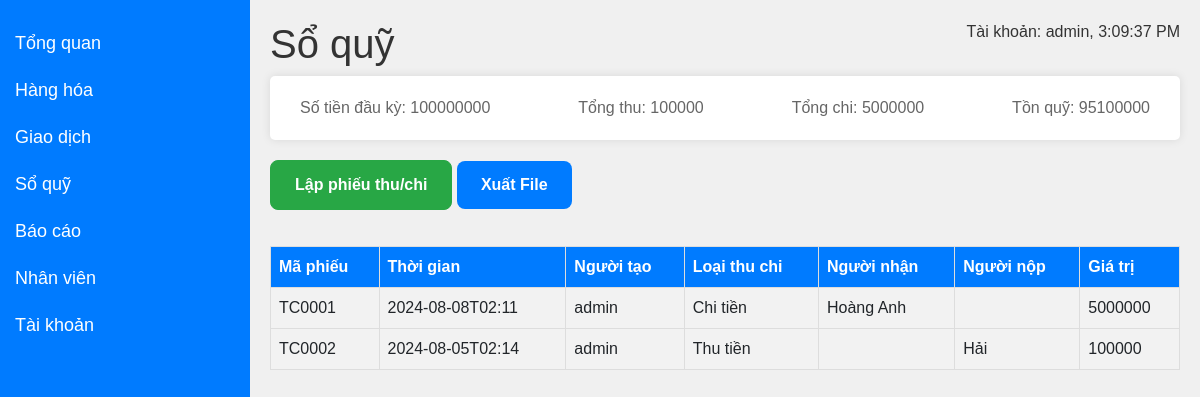
Page /treasury (signed in) on the committed database.
### db.py (models this page shows)
class Treasury(db.Model):
    __tablename__ = 'treasury'
    id_treasury = db.Column(db.Integer, primary_key=True)
    date = db.Column(db.String(255), nullable=False)
    type_treasury = db.Column(db.String(255), nullable=True)
    receiver = db.Column(db.String(255), nullable=True)
    submitter = db.Column(db.String(255), nullable=True)
    value = db.Column(db.Integer, nullable=True)
    note = db.Column(db.String(255), nullable=True)
    user_create = db.Column(db.String(255), nullable=False)

### app.py (the view)
@app.route("/treasury", methods=["GET"])
def admin_treasury():
    if "user_id" in session and session["usertype"] == "admin":
        user = Register.query.filter_by(id=session["user_id"]).first()
        if user:
            treasurys = get_treasurys()
            opening_balance, total_income, total_expense, closing_balance = (
                cacul_treasury()
            )
            return render_template(
                "admin/treasury.html",
                user_name=user.user,
                treasurys=treasurys,
                opening_balance=opening_balance,
                total_income=total_income,
                total_expense=total_expense,
                closing_balance=closing_balance,
            )
        else:
            return "Không tìm thấy thông tin người dùng"
    else:
        return redirect(url_for("login"))

### app.py (called while the page is built)
def cacul_treasury():
    opening_balance = 100000000
    current_month = datetime.now().month
    current_year = datetime.now().year
    try:
        treasurys = Treasury.query.filter(
            extract("month", Treasury.date) == current_month,
            extract("year", Treasury.date) == current_year,
        ).all()
    except ProgrammingError:
        return opening_balance, 0, 0, opening_balance
    total_income = sum(t.value for t in treasurys if t.type_treasury == "Thu tiền")
    total_expense = sum(t.value for t in treasurys if t.type_treasury == "Chi tiền")
    closing_balance = opening_balance + total_income - total_expense
    return opening_balance, total_income, total_expense, closing_balance

### templates/admin/treasury.html (shortened to what this page needs)
<!DOCTYPE html>
<html lang="en">
<head>
    <link rel="stylesheet" href="https://stackpath.bootstrapcdn.com/bootstrap/4.5.2/css/bootstrap.min.css">
</head>
<body>
    <div class="sidebar">
        <a href="/overview">Tổng quan</a>
        <a href="/product">Hàng hóa</a>
        <a href="/transaction">Giao dịch</a>
        <a href="/treasury">Sổ quỹ</a>
        <a href="/report">Báo cáo</a>
        <a href="/staff">Nhân viên</a>
        <a href="/account">Tài khoản</a>
    </div>
    <div class="content">
        <h1>Sổ quỹ</h1>
        <p id="realtime-data"></p>
        <div class="summary">
            <p>Số tiền đầu kỳ: {{ opening_balance }}</p>
            <p>Tổng thu: {{ total_income }}</p>
            <p>Tổng chi: {{ total_expense }}</p>
            <p>Tồn quỹ: {{ closing_balance }}</p>
        </div>
        <button id="addTreasury" class="btn btn-primary mb-3" data-toggle="modal" data-target="#treasuryModal">Lập phiếu
            thu/chi</button>
        <button id="exportFile" class="btn btn-primary mb-3">Xuất File</button>
        <table>
            <thead>
                <tr>
                    <th>Mã phiếu</th>
                    <th>Thời gian</th>
                    <th>Người tạo</th>
                    <th>Loại thu chi</th>
                    <th>Người nhận</th>
                    <th>Người nộp</th>
                    <th>Giá trị</th>
                </tr>
            </thead>
            <tbody>
                {% for treasury in treasurys %}
                <tr>
                    <td>{{ treasury.code_treasury }}</td>
                    <td>{{ treasury.date }}</td>
                    <td>{{ treasury.user_create }}</td>
                    <td>{{ treasury.type_treasury }}</td>
                    <td>{{ treasury.receiver }}</td>
                    <td>{{ treasury.submitter }}</td>
                    <td>{{ treasury.value }}</td>
                </tr>
                {% endfor %}
            </tbody>
        </table>
    </div>
</body>
</html>

### templates/admin/treasury.html (style rules this page uses)
body { font-family: Arial, sans-serif; background-color: #f0f0f0; margin: 0; padding: 0; position: relative; }
.sidebar { height: 100%; width: 250px; position: fixed; top: 0; left: 0; background-color: #007bff; padding-top: 20px; }
.sidebar a { padding: 10px 15px; text-decoration: none; font-size: 18px; color: white; display: block; transition: background-color 0.3s ease; }
.content { margin-left: 250px; padding: 20px; }
.content h1 { color: #333; }
.content p { color: #666; }
#realtime-data { position: absolute; top: 20px; right: 20px; color: #333; }
table { width: 100%; border-collapse: collapse; margin-top: 20px; }
th, td { border: 1px solid #dddddd; text-align: left; padding: 8px; }
th { background-color: #007bff; color: white; }
td { background-color: #f2f2f2; }
.summary { display: flex; justify-content: space-between; margin-bottom: 20px; padding: 20px; background-color: white; border-radius: 5px; box-shadow: 0 0 10px rgba(0, 0, 0, 0.1); }
.summary p { margin: 0 10px; }
.btn { display: inline-block; font-size: 16px; font-weight: bold; padding: 12px 24px; border: none; border-radius: 8px; text-align: center; cursor: pointer; transition: all 0.3s ease; color: #fff; }
#addTreasury { background-color: #28a745; border: 1px solid #28a745; }

### rows in the picture
Treasury: code_treasury "TC0001", date "2024-08-08T02:11", user_create "admin", type_treasury "Chi tiền", receiver "Hoàng Anh", value "5000000"
Treasury: code_treasury "TC0002", date "2024-08-05T02:14", user_create "admin", type_treasury "Thu tiền", submitter "Hải", value "100000"

### other values in the picture
{{ opening_balance }} "100000000"
{{ total_income }} "100000"
{{ total_expense }} "5000000"
{{ closing_balance }} "95100000"
